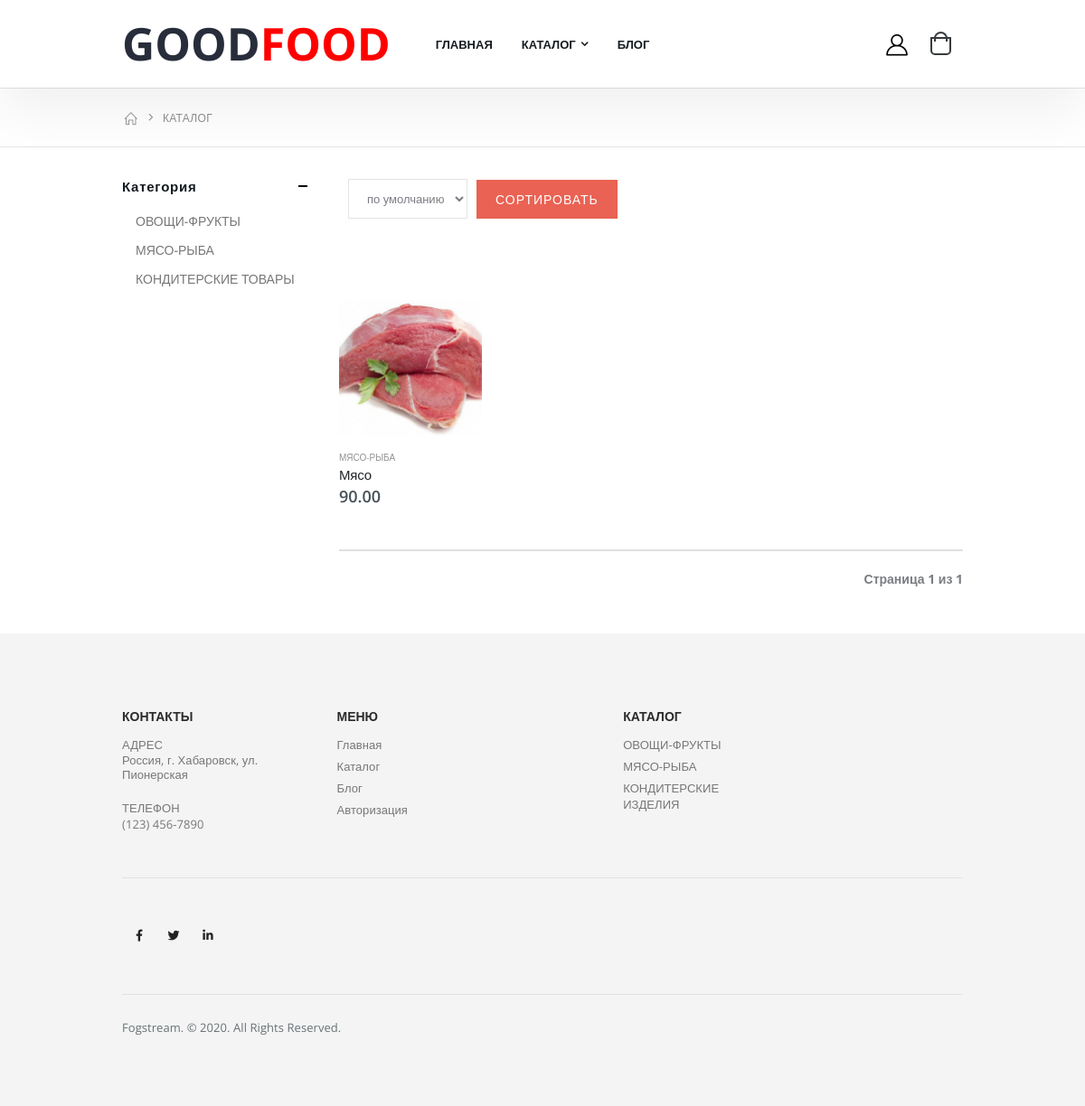
The app's page /category_catalog/2/, older data.
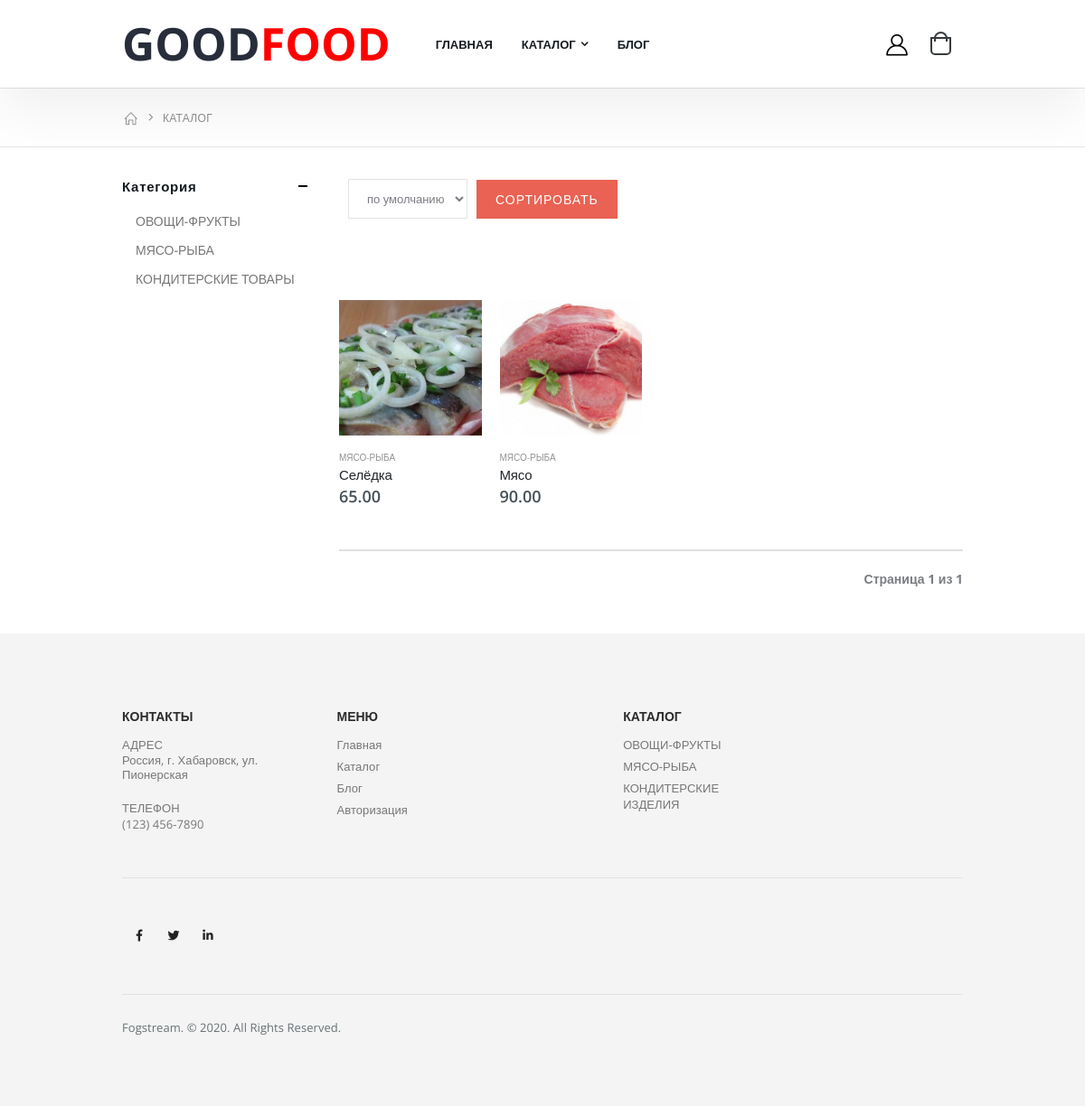
The same page, newer data.
### shop/models.py (models this page shows, shortened)
class Product(models.Model):
    name = models.CharField(max_length=30)
    price = models.DecimalField(decimal_places=2, max_digits=6)
    description = models.TextField()
    category = models.ForeignKey('Category', on_delete=models.CASCADE)
    chosen = models.BooleanField(default=False)
    slider = models.BooleanField(default=False)

class Image(models.Model):
    image = models.ImageField(upload_to='images')
    product = models.ForeignKey('Product', on_delete=models.CASCADE)

class Category(models.Model):
    name = models.CharField(max_length=30)
    def __str__(self):
        return self.name

### shop/views.py (the view)
# urls.py: path('category_catalog/<int:category_id>/', views.category_catalog, name='category_catalog'),
def category_catalog(request, category_id=None):
    data = get_cart(request)
    if not request.GET.get('order'):
        sort_order = '?'
    else:
        sort_order = request.GET.get('order')
    products = Product.objects.filter(category_id=category_id).order_by(sort_order)
    paginator = Paginator(products, 2)
    page_number = request.GET.get('page')
    page_obj = paginator.get_page(page_number)
    data['page_obj'] = page_obj
    data['sort_order'] = sort_order
    return render(request, 'catalog.html', context=data)

### shop/views.py (called while the page is built)
def get_cart(request):
    if not 'cart' in request.session:
        cart_products = []
        cart = {}
    else:
        cart_products = Product.objects.filter(pk__in=request.session['cart'])
        cart = request.session['cart']
    return {'cart': cart, 'cart_products': cart_products}

### templates/catalog.html (shortened to what this page needs)
{% extends "index.html" %}
{% load static %}
{% block content %}
        <main class="main">
            <nav aria-label="breadcrumb" class="breadcrumb-nav">
                <div class="container">
                    <ol class="breadcrumb">
                        <li class="breadcrumb-item"><a href="{% url 'shop:index' %}"><i class="icon-home"></i></a></li>
                        <li class="breadcrumb-item active" aria-current="page">КАТАЛОГ</li>
                    </ol>
                </div>
            </nav>
            <div class="container">
                <div class="row">
                    <div class="col-lg-9">
                        <nav class="toolbox mb-4">
                            <div class="toolbox-left">
                                <div class="toolbox-item toolbox-sort">
                                        <form action="" method="get" class="form-inline">
                                            <div class="form-group mx-sm-3">
                                                <select name="order" class="form-control">
                                                    <option value="category">по умолчанию</option>
                                                </select>
                                            </div>
                                                <input type="submit" value="Сортировать" class="btn btn-primary">
                                        </form>
                                </div>
                            </div>
                        </nav>
                        <div class="row row-sm">
                            {% for element in page_obj %}
                            <div class="col-6 col-md-4 col-lg-3">
                                <div class="product-default inner-quickview inner-icon">
                                    <figure>
                                        <a href="{% url 'shop:product' element.id %}">
                                            <img src="{{ element.image_set.first.image.url }}">
                                        </a>
                                        <div class="btn-icon-group">
                                            <a href="{% url 'shop:cart' element.id %}"><button class="btn-icon btn-add-cart" data-toggle="modal" data-target="#addCartModal"></button></a>
                                        </div>
                                    </figure>
                                    <div class="product-details">
                                        <div class="category-wrap">
                                            <div class="category-list">
                                                <a href="{% url 'shop:category_catalog' element.category.id %}" class="product-category">{{ element.category }}</a>
                                            </div>
                                        </div>
                                        <h2 class="product-title">
                                            <a href="{% url 'shop:product' element.id %}">{{ element.name }}</a>
                                        </h2>
                                        <div class="price-box">
                                            <span class="product-price">{{ element.price }}</span>
                                        </div>
                                    </div>
                                </div>
                            </div>
                            {% endfor %}
                        </div>
                        <nav class="toolbox toolbox-pagination">
                            <div class="pagination">
                               <span class="step-links">
                                   <span class="current">
                                       Страница {{ page_obj.number }} из {{ page_obj.paginator.num_pages }}
                                   </span>
                               </span>
                            </div>
                        </nav>
                    </div>
                    <aside class="sidebar-shop col-lg-3 order-lg-first">
                        <div class="sidebar-wrapper">
                            <div class="widget">
                                <h3 class="widget-title">
                                    <a data-toggle="collapse" href="#widget-body-2" role="button" aria-expanded="true" aria-controls="widget-body-2">Категория</a>
                                </h3>
                                <div class="collapse show" id="widget-body-2">
                                    <div class="widget-body">
                                        <ul class="cat-list">
                                            <li><a href="{% url 'shop:category_catalog' 1 %}">ОВОЩИ-ФРУКТЫ</a></li>
                                            <li><a href="{% url 'shop:category_catalog' 2 %}">МЯСО-РЫБА</a></li>
                                            <li><a href="{% url 'shop:category_catalog' 3 %}">КОНДИТЕРСКИЕ ТОВАРЫ</a></li>
                                        </ul>
                                    </div>
                                </div>
                            </div>
                        </div>
                    </aside>
                </div>
            </div>
        </main>
{% endblock content %}

### templates/index.html (shortened to what this page needs)
{% load static %}
{% load custom_tags %}
<!DOCTYPE html>
<html lang="en">
<head>
    <link rel="stylesheet" href="{% static 'css/bootstrap.min.css' %}">
    <link rel="stylesheet" href="{% static 'css/style.min.css' %}">
    <link rel="stylesheet" type="text/css" href="{% static 'vendor/fontawesome-free/css/all.min.css' %}">
</head>
<body>
    <div class="page-wrapper">
        <header class="header">
            <div class="header-bottom sticky-header">
                <div class="container">
                    <div class="row row-sm">
                        <div class="col-lg-2 header-left">
                            <a href="{% url 'shop:index' %}" class="logo">
                                <h1>GOOD<span style="color: red;">FOOD</span></h1>
                            </a>
                        </div>
                        <div class="col-lg-8 header-center">
                            <nav class="main-nav">
                                <ul class="menu">
                                    <li>
                                        <a href="{% url 'shop:index' %}">ГЛАВНАЯ</a>
                                    </li>
                                    <li class="sf-with-ul">
                                        <a href="{% url 'shop:catalog' %}">КАТАЛОГ</a>
                                    </li>
                                    <li>
                                        <a href="{% url 'shop:blog' %}">БЛОГ</a>
                                    </li>
                                </ul>
                            </nav>
                        </div>
                        <div class="col-lg-2 header-right">
                            {% if user.is_authenticated %}
                            <a href="{% url 'shop:dashboard' user.id %}">
                            {% else %}
                            <a href="{% url 'shop:dashboard' %}">
                            {% endif %}
                                <div class="header-user">
                                    <i class="icon-user-2"></i>
                                </div>
                            </a>
                            <div class="dropdown cart-dropdown">
                                <a href="{% url 'shop:cart' %}" class="dropdown-toggle" role="button" data-toggle="dropdown" aria-haspopup="true" aria-expanded="false" data-display="static">
                                    <i class="minicart-icon"></i>
                                </a>
                            </div>
                        </div>
                    </div>
                </div>
            </div>
        </header>
        {% block content %}{% endblock content %}
        <footer class="bg-grey footer">
            <div class="container">
                <div class="footer-top">
                    <div class="row row-sm">
                        <div class="col-md-4 col-lg-3">
                            <div class="widget">
                                <h3 class="widget-title">КОНТАКТЫ</h3>
                                <div class="widget-content">
                                    <ul>
                                        <li class="subwidget">
                                            <h4 class="subwidget-title">адрес</h4>
                                            <p>Россия, г. Хабаровск, ул. Пионерская</p>
                                        </li>
                                    </ul>
                                    <ul>
                                        <li class="subwidget">
                                            <h4 class="subwidget-title">телефон</h4>
                                            <a href="#">(123) 456-7890</a>
                                        </li>
                                    </ul>
                                </div>
                            </div>
                        </div>
                        <div class="col-md-4 col-lg-4">
                            <div class="widget">
                                <h3 class="widget-title">МЕНЮ</h3>
                                <div class="widget-content row row-sm">
                                    <div class="col-lg-6">
                                        <ul>
                                            <li><a href="{% url 'shop:index' %}">Главная</a></li>
                                            <li><a href="{% url 'shop:catalog' %}">Каталог</a></li>
                                            <li><a href="{% url 'shop:blog' %}">Блог</a></li>
                                            <li><a href="{% url 'shop:login' %}">Авторизация</a></li>
                                        </ul>
                                    </div>
                                </div>
                            </div>
                        </div>
                        <div class="col-md-4 col-lg-5">
                            <div class="widget">
                                <h3 class="widget-title">КАТАЛОГ</h3>
                                <div class="widget-content row row-sm ul-separate">
                                    <div class="col-lg-4">
                                        <ul>
                                            <li><a href="{% url 'shop:category_catalog' 1 %}">ОВОЩИ-ФРУКТЫ</a></li>
                                            <li><a href="{% url 'shop:category_catalog' 2 %}">МЯСО-РЫБА</a></li>
                                            <li><a href="{% url 'shop:category_catalog' 3 %}">КОНДИТЕРСКИЕ ИЗДЕЛИЯ</a></li>
                                        </ul>
                                    </div>
                                </div>
                            </div>
                        </div>
                    </div>
                </div>
                <div class="footer-middle">
                    <div class="social-icons">
                        <a href="#" target="_blank" class="social-icon"><i class="fab fa-facebook-f"></i></a>
                        <a href="#" target="_blank" class="social-icon"><i class="fab fa-twitter"></i></a>
                        <a href="#" target="_blank" class="social-icon"><i class="fab fa-linkedin-in"></i></a>
                    </div>
                </div>
                <div class="footer-bottom">
                    <p>Fogstream. © 2020. All Rights Reserved.</p>
                </div>
            </div>
        </footer>
    </div>
</body>
</html>

Row changes from the older to the newer data that the page shows:
added Product: image_set.first.image (picture), category "МЯСО-РЫБА", name "Селёдка", price "65.00"
